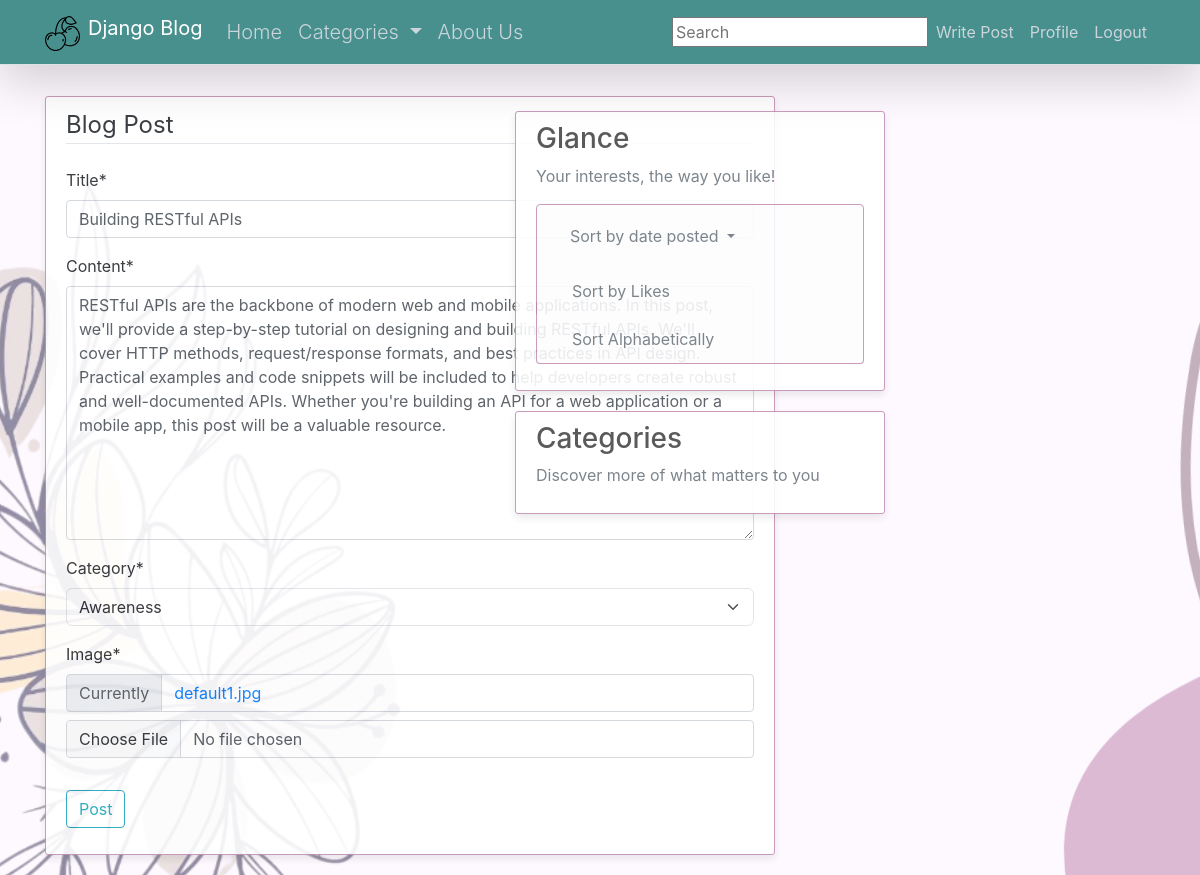
Before: /post/14/update/ (signed in) with the older database file.
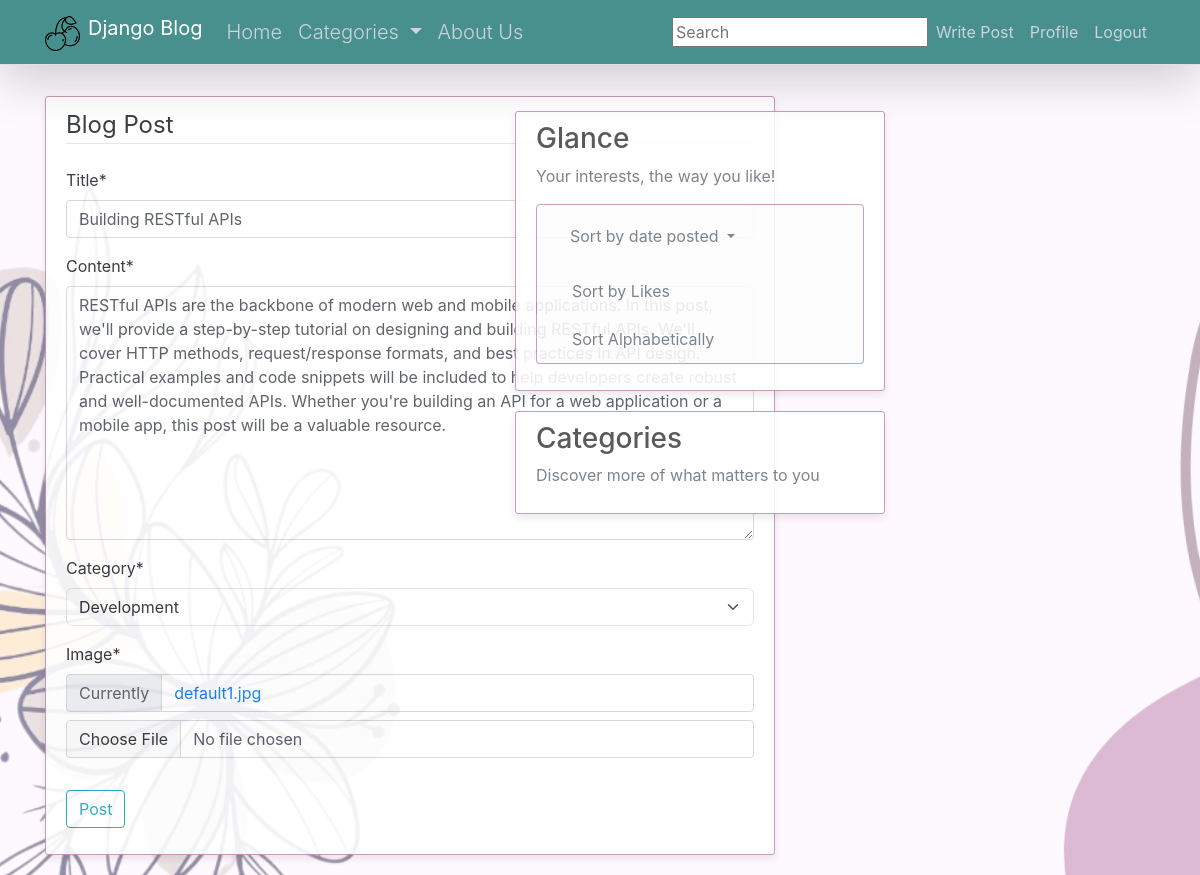
After: the same page with the newer database file.
### blog/models.py (models this page shows, shortened)
class Post(models.Model):
	title = models.CharField(max_length=100)
	content = models.TextField()
	date_posted = models.DateTimeField(default=timezone.now)
	author = models.ForeignKey(User, on_delete=models.CASCADE)  #, a ForeignKey is a field used to create a many-to-one relationship between two models in a database.
	likes = models.ManyToManyField(User, related_name='liked_posts')
	category = models.ForeignKey(Category, on_delete=models.SET_NULL, null=True)
	image = models.ImageField(default='default1.jpg', upload_to='post_images')

### blog/views.py (the view, shortened to what this page needs)
# urls.py: path('post/<int:pk>/update/', PostUpdateView.as_view(), name = 'post-update'),
class PostUpdateView(LoginRequiredMixin, UserPassesTestMixin, UpdateView):
    model = Post
    fields = ['title', 'content', 'category', 'image']
    def test_func(self):
        post = self.get_object()
        if self.request.user == post.author:
            return True
        return False

### blog/models.py (called while the page is built)
    def __str__(self):
        return self.name

### blog/templates/blog/post_form.html (shortened to what this page needs)
{% extends "blog/base.html" %}
{% load crispy_forms_tags %}
{% block content %}
    <div class="content-section">
        <form method="POST", enctype="multipart/form-data">
            <fieldset class="form-group">
                <legend class="border-bottom mb-4">Blog Post</legend>
                {{ form.title|as_crispy_field }}
                {{ form.content|as_crispy_field }}
                {{ form.category|as_crispy_field }}
                {{ form.image|as_crispy_field }}
            </fieldset>
            <div class="form-group">
                <button class="btn btn-outline-info" type="submit">Post</button>
            </div>
        </form>
    </div>
{% endblock content %}

Changed rows visible on the page:
changed Post "Building RESTful APIs": category "Awareness" → "Development"
